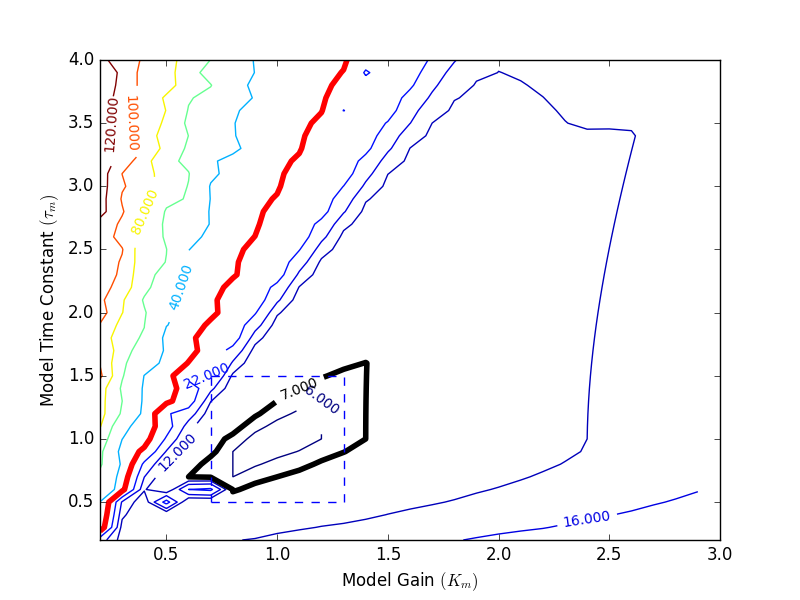

The Python source for this figure:
from APMonitor import *
import numpy as np

if True:
    K_mesh = np.load('K_mesh.npy')
    tau_mesh = np.load('tau_mesh.npy')
    obj = np.load('obj.npy')
else:        
    s = 'http://127.0.0.1'
    a = 'mismatch'

    # optimize at mesh points
    K = np.arange(0.2, 3.0, 0.1) # 0.1
    tau = np.arange(0.2, 5.0, 0.1) # 0.1
    K_mesh, tau_mesh = np.meshgrid(K, tau)

    icycle = 0
    total = K_mesh.shape[0] * K_mesh.shape[1]
    x = np.zeros(20)
    y = np.zeros(20)

    # initialize objective matrix
    obj = np.empty_like(K_mesh)

    for j in range(K_mesh.shape[0]):
        for k in range(K_mesh.shape[1]):
            icycle = icycle + 1
            print('Cycle ' + str(icycle) + ' of ' + str(total)) 
            apm(s,a,'clear all')
            apm_load(s,a,'model.apm')
            csv_load(s,a,'model.csv')
            
            apm_option(s,a,'nlc.imode',6)
            
            apm_info(s,a,'FV','tau2')
            apm_info(s,a,'FV','K2')
            apm_info(s,a,'MV','u')
            apm_info(s,a,'CV','y')
            
            apm_option(s,a,'u.status',1)
            apm_option(s,a,'u.dcost',01)
            apm_option(s,a,'u.fstatus',0)
            
            apm_option(s,a,'y.status',1)
            apm_option(s,a,'y.tau',1)
            apm_option(s,a,'y.sphi',5.0)
            apm_option(s,a,'y.splo',5.0)
            apm_option(s,a,'y.wsphi',100)
            apm_option(s,a,'y.wsplo',100)
            apm_option(s,a,'y.tr_init',0)
            apm_option(s,a,'y.fstatus',1)
            #apm_option(s,a,'nlc.web_plot_freq',1)
            
            apm_meas(s,a,'tau2',tau_mesh[j,k])
            apm_meas(s,a,'K2',K_mesh[j,k])
            
            for i in range(20):
                apm(s,a,'solve')
                sol = apm_sol(s,a)
                x[i] = apm_tag(s,a,'x.model')
                y[i] = apm_tag(s,a,'y.model')
                apm_meas(s,a,'y',sol['x'][1])
                    
            obj[j,k] = np.sum(np.abs(y-5.0))

    # save results
    np.save('K_mesh',K_mesh)
    np.save('tau_mesh',tau_mesh)
    np.save('obj',obj)

from mpl_toolkits.mplot3d import Axes3D
import matplotlib.pyplot as plt
from matplotlib import cm

fig = plt.figure()
ax = fig.gca(projection='3d')
surf = ax.plot_surface(K_mesh, tau_mesh, obj, \
                       rstride=1, cstride=1, cmap=cm.coolwarm) #, \
                       #vmin = 7, vmax = 24, linewidth=0, antialiased=False)

ax.set_xlim3d(0.0, 3.0)
ax.set_ylim3d(0.0, 5.0)
#ax.set_zlim3d(0, 10)

ax.set_xlabel(r'Model Gain $(K_m)$')
ax.set_ylabel(r'Model Time Constant $(\tau_m)$')
ax.set_zlabel(r'Objective $\sum |y_i-5|$')
plt.savefig('3d_contour.png')
plt.savefig('3d_contour.eps')

# Create a contour plot
plt.figure()
# Weight contours
CS = plt.contour(K_mesh, tau_mesh, obj,[6.0,12.0,16.0,22.0,40.0,60.0,80.0,100.0,120.0])
plt.clabel(CS, inline=1, fontsize=10)
# Acceptable control
CS = plt.contour(K_mesh, tau_mesh, obj,[7.0],colors='k',linewidths=[4.0])
plt.clabel(CS, inline=1, fontsize=10)
# Poor control
CS = plt.contour(K_mesh, tau_mesh, obj,[30.0],colors='r',linewidths=[4.0])
plt.clabel(CS, inline=1, fontsize=10)
plt.plot([0.7,1.3],[0.5,0.5],'b--')
plt.plot([0.7,1.3],[1.5,1.5],'b--')
plt.plot([0.7,0.7],[0.5,1.5],'b--')
plt.plot([1.3,1.3],[0.5,1.5],'b--')
# Add some labels
plt.xlabel(r'Model Gain $(K_m)$')
plt.ylabel(r'Model Time Constant $(\tau_m)$')
plt.xlim([0.2,3.0])
plt.ylim([0.2,4.0])
#plt.legend(['Objective','Acceptable Control','Poor Control'])
# Save the figure as a PNG
plt.savefig('contour.png')
plt.savefig('contour.eps')

plt.show()

